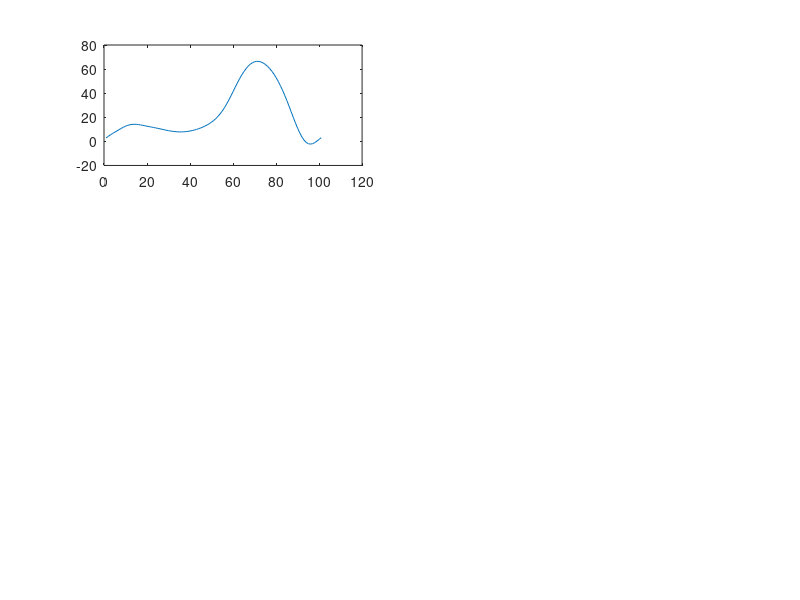

This chart was generated by the following MATLAB code: (Note: this script raises an error after producing the figure.)
clc;
close;
clear;
addpath(genpath('functions'));
addpath(genpath('data'));
strct = load("plotStructTest.mat");

datastrct = strct.plotStruct.KneeMean.mm;
xmpl  = strct.plotStruct.KneeMean.mm.DataSummary.mean;
xmpl_sd  = strct.plotStruct.KneeMean.mm.DataSummary.sd;

xmpl2 = strct.plotStruct.KneeMean.moderate.DataSummary.mean;
datastrct2 = strct.plotStruct.KneeMean.moderate;

xmpl3 = strct.plotStruct.KneeMean.off.DataSummary.mean;
datastrct3 = strct.plotStruct.KneeMean.off;

xmpl4 = strct.plotStruct.KneeMean.light.DataSummary.mean;
datastrct4 = strct.plotStruct.KneeMean.light;

% upperCurve = integral(xmpl+xmpl_sd);
% lowerCurve = integral(xmpl-xmpl_sd);


upperCurve = xmpl+xmpl_sd;
lowerCurve = xmpl-xmpl_sd;

x = (0:1:100)';

x2 = [x, fliplr(x)];

% inBetween = [upperCurve, fliplr(lowerCurve)];
% xd )= Visualizer_CreatePlot_ShadedSeries_Test




figure; 
ax = subplot(3,2,1);
    elementPropz.LineColors = 'g';
    plot(xmpl);
    hold on;
    [elementHandle, prob,err] = Visualizer_CreatePlot_ShadedSeries_Test(ax,datastrct,'Shaded (2SD)',elementPropz,"123","err");
    elementPropz.LineColors = 'r';
    % plot(xmpl2);
    % [elementHandle, prob,err] = Visualizer_CreatePlot_ShadedSeries_Test(ax,datastrct2,'Shaded (2SD)',elementPropz,"123","err");
    elementPropz.LineColors = 'c';
    % plot(xmpl3);
    % [elementHandle, prob,err] = Visualizer_CreatePlot_ShadedSeries_Test(ax,datastrct3,'Shaded (2SD)',elementPropz,"123","err");
    elementPropz.LineColors = 'y';
    plot(xmpl4);
    [elementHandle, prob,err] = Visualizer_CreatePlot_ShadedSeries_Test(ax,datastrct4,'Shaded (2SD)',elementPropz,"123","err");

    posVals1 = sqrt(xmpl.^2);
    posVals2 = sqrt(xmpl2.^2);
    posVals3 = sqrt(xmpl3.^2);
    posVals4 = sqrt(xmpl4.^2);
    
    error = posVals2 - posVals1;
    error2 = posVals3 - posVals1;
    error3 = posVals4 - posVals1;
%     % error4 = posVals3 - posVals1;
%     %plots with options as errors
%     errorbar(x,xmpl,error,"-s","MarkerSize",5,...
%         "MarkerEdgeColor","blue","MarkerFaceColor",[0.65 0.85 0.90]);
% hold on;
%     errorbar(x,xmpl,error2,"-s","MarkerSize",5,...
%         "MarkerEdgeColor","red","MarkerFaceColor",[0.65 0.85 0.90]);
%     % errorbar(x,xmpl,error3,"-s","MarkerSize",5,...
%     %     "MarkerEdgeColor","green","MarkerFaceColor",[0.65 0.85 0.90]);
% hold off;
% hold on;
% % errorbar(x,xmpl,error2);
% % errorbar(x,xmpl,error3);
% hold off;
% patch([x fliplr(x)], [upperCurve fliplr(lowerCurve)], 'g');
% fill(x2,inBetween,'g');
% plot(upperCurve-lowerCurve);
% area((xmpl + xmpl_sd)-(xmpl - xmpl_sd));
% area(xmpl - xmpl_sd);
% hold off;
ax2 = subplot(3,2,2); %plots with mm as "error"
    errorbar(x,xmpl2,error,"-s","MarkerSize",5,...
        "MarkerEdgeColor","blue","MarkerFaceColor",[0.65 0.85 0.90]);
hold on;
    errorbar(x,xmpl3,error2,"-s","MarkerSize",5,...
        "MarkerEdgeColor","red","MarkerFaceColor",[0.65 0.85 0.90]);
    errorbar(x,xmpl4,error3,"-s","MarkerSize",5,...
        "MarkerEdgeColor","red","MarkerFaceColor",[0.65 0.85 0.90]);
hold off;

subplot(3,2,3);
subplot(3,2,4);
subplot(3,2,5);
subplot(3,2,6);